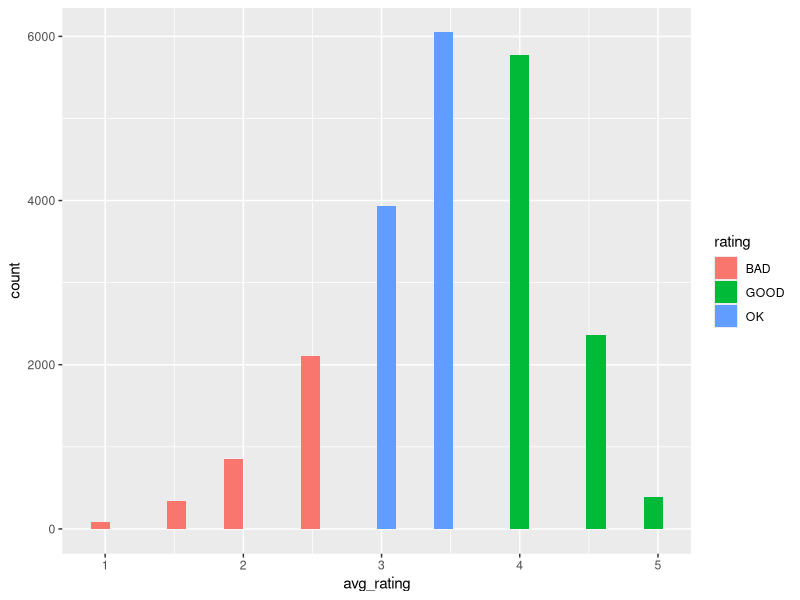
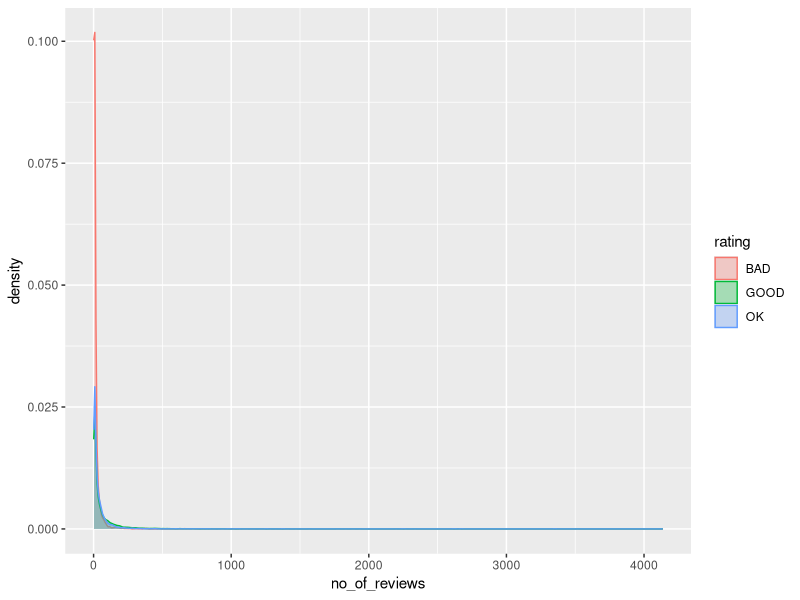
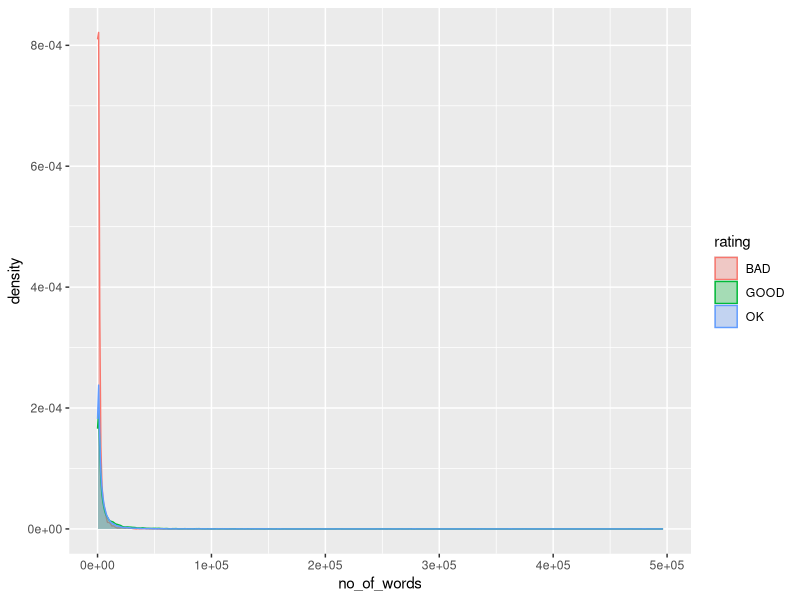
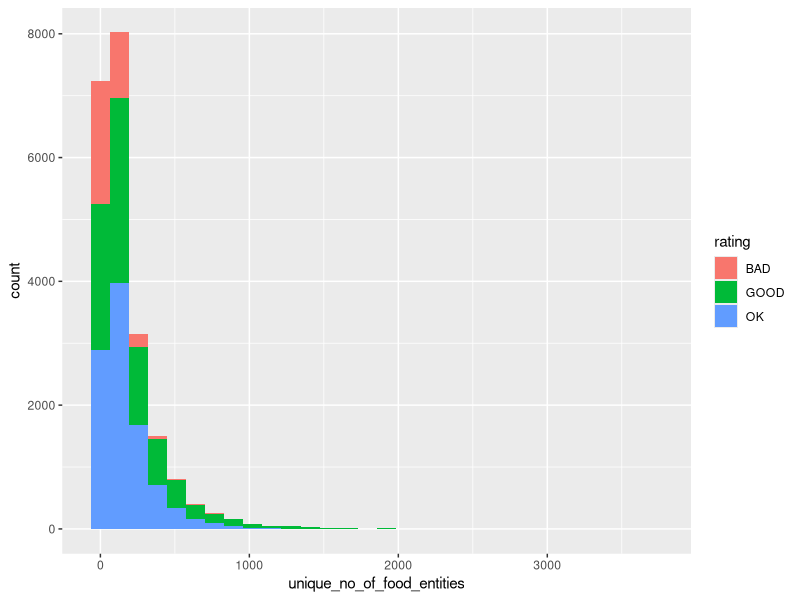
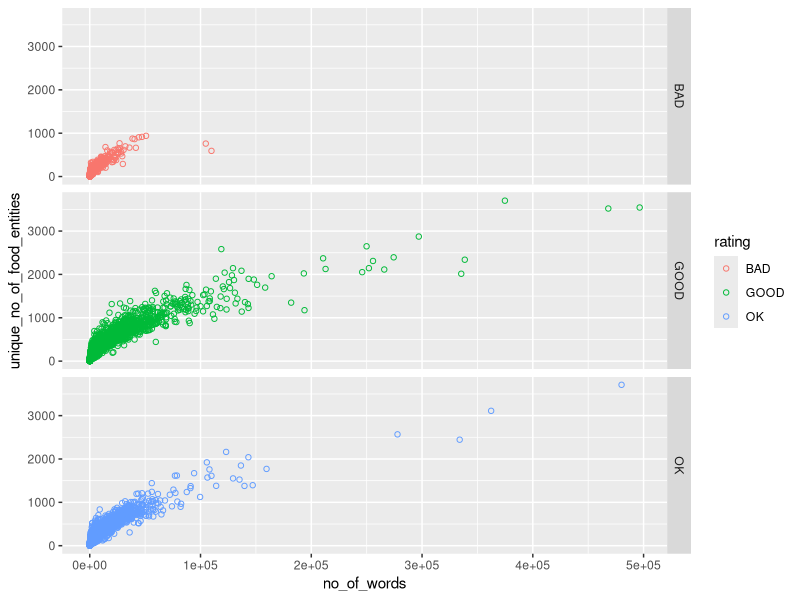
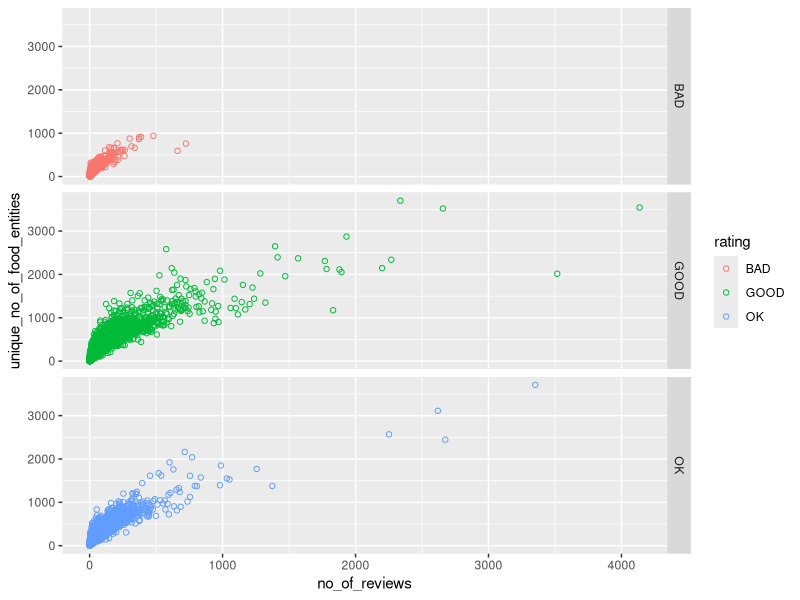
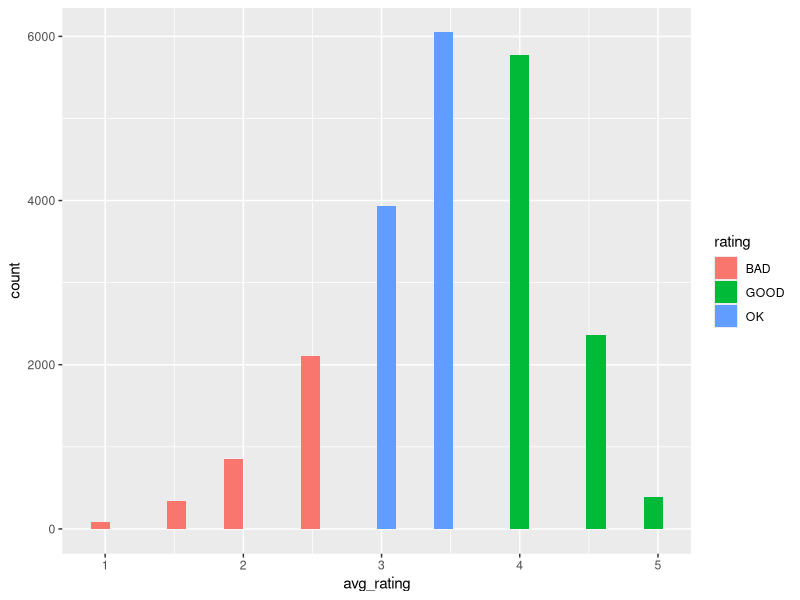
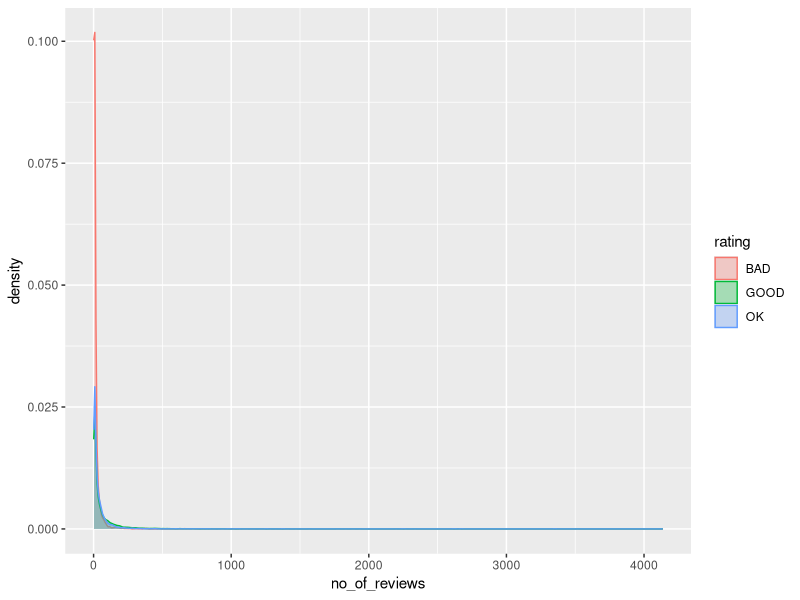

The R source for these figures, in order:

## install.packages('ggplot2')
library(ggplot2)  


setwd('/Users/jshankar/Dropbox/yelp_ml/')
df <- read.csv('finaldata.csv')
nr <- nrow(df)

df$no_of_words                <- as.integer(df$no_of_words)
df$no_of_reviews              <- as.integer(df$no_of_reviews)
df$unique_no_of_food_entities <- as.integer(df$unique_no_of_food_entities)
df$no_of_food_entities        <- as.integer(df$no_of_food_entities)
df$avg_rating                 <- as.numeric(df$avg_rating)

## group the restuarants with rating 
df$rating = rep(NA, nr)
for (i in 1:nr) {
  if (df$avg_rating[i] < 3) {
    df$rating[i] <- "BAD"
  } else if (df$avg_rating[i] < 4 ) {
    df$rating[i] <- "OK"
  } else {
    df$rating[i] <- "GOOD"
  }
}
df$rating <- as.factor(df$rating)
print (summary(df))

##avg_rating
ggplot(data=df, aes(x=avg_rating)) + geom_histogram(aes(fill=rating))
ggsave('avg-rating.png')

## no_of_reviews
ggplot(data=df, aes(x=no_of_reviews)) + geom_density(aes(fill=rating, color=rating), alpha=0.3)
ggsave('no-of-reviews.png')

## no_of_words
ggplot(data=df, aes(x=no_of_words)) + geom_density(aes(fill=rating, color=rating), alpha=0.3)
ggsave('no-of-words.png')

# unique_no_of_food_entities
ggplot(data=df, aes(x=unique_no_of_food_entities)) + geom_histogram(aes(fill=rating))
ggsave('unique-no-of-food-entities.png')

# no_of_words vs unique_no_of_food_entities
ggplot(data=df, aes(x=no_of_words, y = unique_no_of_food_entities)) + geom_point(aes(color=rating), shape=1) + facet_grid(rating ~ .) 
ggsave('no-of-words-vs-unique-no-of-food-entities.png')

# no_of_reviews vs unique_no_of_food_entities
ggplot(data=df, aes(x=no_of_reviews, y = unique_no_of_food_entities)) + geom_point(aes(color=rating), shape=1) + facet_grid(rating ~ .) 
ggsave('no-of-reviews-vs-unique-no-of-food-entities.png')


